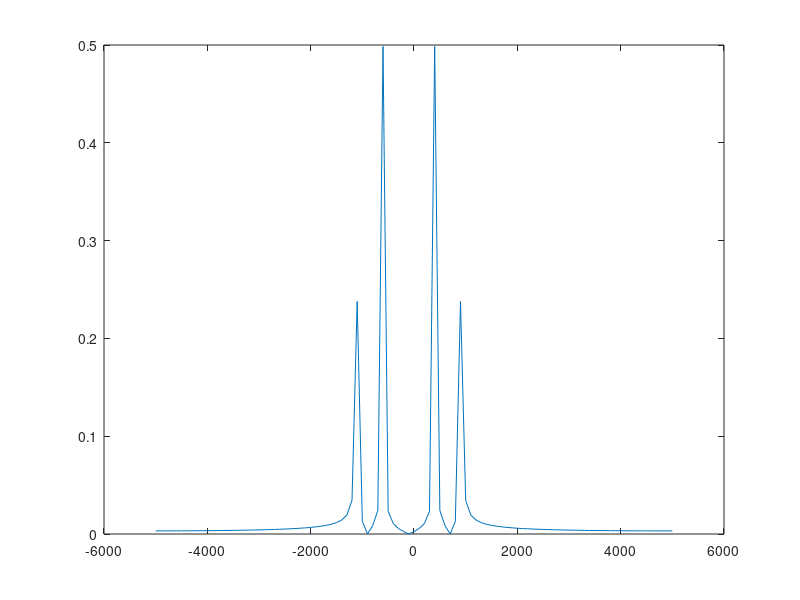

Reproduce this figure in MATLAB.
% part 4 - my signal
T = 1/10000;  % 0.1 мс
t = 0:T:100*T;
f = sin(2*pi*500*t) + sin(2*pi*1000*t)/2;
plot(t,f);

Ck = zeros(size(t));
N = length(t);
% реализуем ДПФ "самостоятельно" ;)
for k = 1: N
  for i = 1: N
    Ck(k) = Ck(k) + f(i)*exp(-j*2*pi*k*i/N);
  end
  Ck(k) = Ck(k) / N;
end

Ck = fftshift(Ck)

f = [-(N-1)/2:(N-1)/2] ./ max(t);
%f = [0:N-1] ./ max(t);
plot(f, abs(Ck));
return

% program is improved 14.02.2011 by L.V. Zotov
clear;


%--------- Part 1---------------------
% fft of artificial signal

N_signal=1024;
% generating two-sin signal
%for (k=1:1:N_signal)
%    signal(k)=sin(2*pi/10*(k-1))+sin(2*pi/100*(k-1));
%end;

k=1:1:N_signal;
signal=sin(2*pi/10*(k-1))+sin(2*pi/100*(k-1));

% try to add noise with Coef*randn([1,N_signal])

plot(signal);

%fast Fourier transform calculation

Ftrns_signal=fft(signal);

%amplitude spectrum calculation
apl_spectrum=abs(Ftrns_signal);

plot(apl_spectrum);

return
%----------- Part 2-----------------------------------------
% download file http://hpiers.obspm.fr/iers/eop/eopc01/eopc01.1900-now.dat
% to the folder (change if needed):
% cd C:\work\course\filtr\eng\Lab1;

fin=fopen('eopc01.1900-now.dat','rt');
fgetl(fin);
A=fscanf(fin,'%f',[11 inf]);% A - array of data
fclose(fin);

%determining the size of the signal
l=size(A);
N=l(2);

%selecting the rows of the Array
Date=A(1,1:N);
X_pole=A(2,1:N);
Y_pole=A(4,1:N);
dt=Date(2)-Date(1);

plot(Date(2:N)-Date(1:N-1))

plot3(X_pole,Y_pole,Date)

plot(X_pole);

%selecting the length of the part of the signal will be trasformed
N_ft=N;
%fast Fourier transform calculation
Ftrns_X=fft(X_pole,N_ft);


% frequency calculation
% for the half of the spectrum not counting 1 coefficient - an avarage
% N_ft is odd or even - ? 
N_half=round((N_ft-1)/2);
freq=(1:N_half)/N_ft/dt;

%amplitude spectrum calculation

ampl_spectrum_X=abs(Ftrns_X)/N_ft;

% we plot spectrum multiplied by two to take into account energy in the
% second part
plot(freq, 2*ampl_spectrum_X(2:N_half+1));
title('amplitude spectrum - module of Fourier-transformation ')
xlabel('frequency')

% periods=1./freq;
% plot(periods, 2*apl_spectrum_X(2:N_half+1));
% title('periodogramm')
% xlabel('frequency')
% 


%------------ now let's calculate the complex spectrum
%functions path
 %  slow Fourier transform    
addpath( './functions')
XY=X_pole-i*Y_pole;
[ spectrXY, freqXY] = spect_fftn(Date,XY);

plot(freqXY', abs(spectrXY)')   
title('amplitude spectrum - module of Fourier-transformation ')
xlabel('frequency, cycles per year')



%Co L.V. Zotov